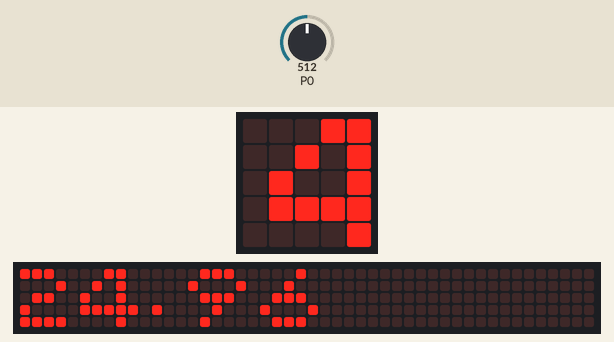
Simulated run of this program. Board: BBC micro:bit running MicroPython. On the bench: the board's 5×5 LED display, a strip that is not on the board, showing the scrolling text unrolled. The test bench sets the inputs (shaded band); at power-on: P0 = 512 (analog values on the 0–1023 scale). The interpreter's speed is modelled, so counts of loop turns are approximate; the 48×5 strip is a reading aid, not a part: it shows the text the display is scrolling, unrolled, one strip-width of it at a time.

Above: at 1.27 s.
1.3 s: P0 set to 716
At 4.57 s:
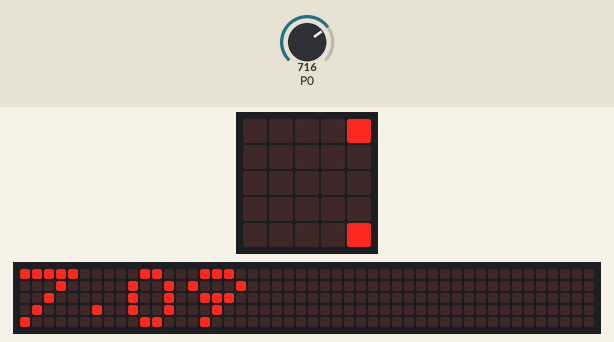
6.7 s: P0 set to 900
At 8.17 s:
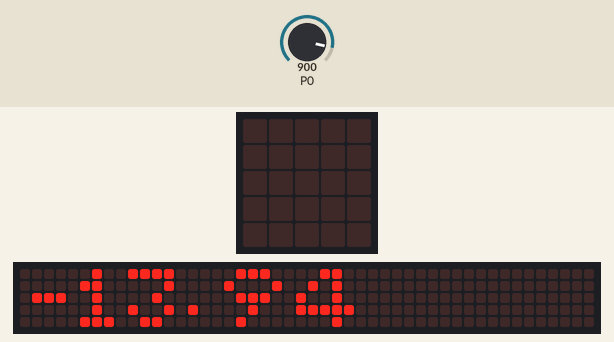
12.1 s: P0 set to 511
At 13.12 s:
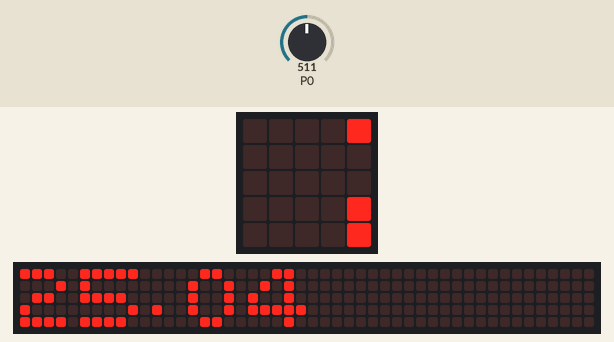

The program:

_________.py
```python
from microbit import *
import math

status = 1
tmp = 1

while True:
    analogVal = pin0.read_analog()
    Vr = 3.3 * float(analogVal)/1023
    Rt = 10000 * Vr / (3.3-Vr)
    temp = 1/(((math.log(Rt / 10000)) / 3950) + (1 / (273.15+25)))
    temp = temp - 273.15
    display.scroll(str(round(temp,2)))
    
```
